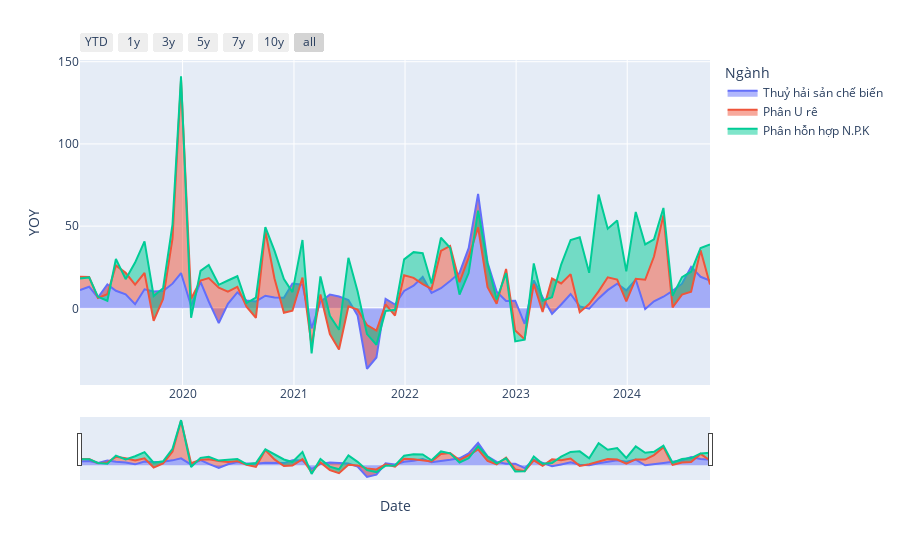

The cell this chart's notebook holds for it:
### Code cell
import pandas as pd
import plotly.express as px
import plotly.graph_objects as go

df_show = dfs_spcn[
    (
        (dfs_spcn["Ngành"] == "Thuỷ hải sản chế biến")
        # | (dfs_spcn["Ngành"] == "Sữa tươi")
        # | (dfs_spcn["Ngành"] == "Sữa bột")
        # | (dfs_spcn["Ngành"] == "Đường kính")
        # | (dfs_spcn["Ngành"] == "Quần áo mặc thường")
        # | (dfs_spcn["Ngành"] == "Giày, dép da")
        | (dfs_spcn["Ngành"] == "Phân U rê")
        | (dfs_spcn["Ngành"] == "Phân hỗn hợp N.P.K")
        # | (dfs_spcn["Ngành"] == "Sắt, thép thô")
        # | (dfs_spcn["Ngành"] == "Thép cán")
        # | (dfs_spcn["Ngành"] == "Thép thanh, thép góc")
        # | (dfs_spcn["Ngành"] == "Điện thoại di động")
        # | (dfs_spcn["Ngành"] == "Linh kiện điện thoại")
        # | (dfs_spcn["Ngành"] == "Điện sản xuất")
    )
    & (dfs_spcn["Date"] > "2019-01-01")
]

fig = px.area(df_show, x="Date", y="YOY", color="Ngành")

fig.update_xaxes(
    rangeslider_visible=True,
    rangeselector=dict(
        buttons=[
            dict(count=1, label="YTD", step="year", stepmode="todate"),
            dict(count=1, label="1y", step="year", stepmode="backward"),
            dict(count=3, label="3y", step="year", stepmode="backward"),
            dict(count=5, label="5y", step="year", stepmode="backward"),
            dict(count=7, label="7y", step="year", stepmode="backward"),
            dict(count=10, label="10y", step="year", stepmode="backward"),
            dict(step="all"),
        ]
    ),
)
# fig.update_layout(yaxis_range=[-100,600])

fig.show()
